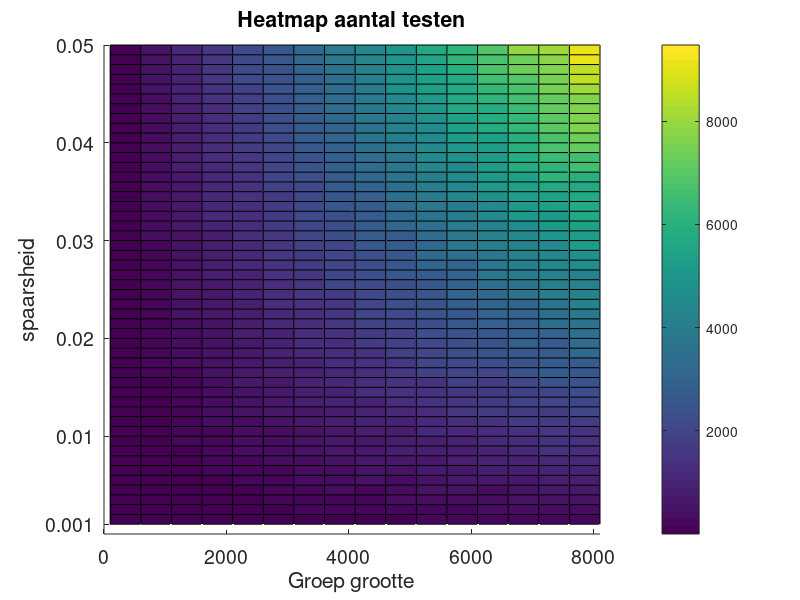

This figure's MATLAB source:
load("1_8100.mat");
figure
hold on
surf(n_start:n_step:8101,k_min:k_step:k_max,result)
title('Heatmap aantal testen');
xlabel('Groep grootte');
ylabel('spaarsheid');
zlabel('Aantal metingen')
yticks([0.001 0.01 0.02 0.03 0.04 0.05])
xlim([0 8100])
colorbar
set(gca,"FontSize",14);
